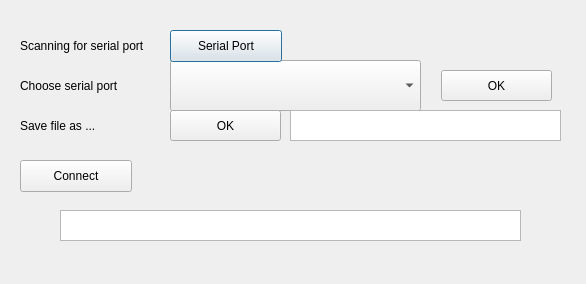
<?xml version="1.0" encoding="UTF-8"?>
<ui version="4.0">
 <class>Dialog_record_data</class>
 <widget class="QDialog" name="Dialog_record_data">
  <property name="geometry">
   <rect>
    <x>0</x>
    <y>0</y>
    <width>586</width>
    <height>284</height>
   </rect>
  </property>
  <property name="windowTitle">
   <string>Dialog</string>
  </property>
  <widget class="QComboBox" name="comboBox">
   <property name="geometry">
    <rect>
     <x>170</x>
     <y>60</y>
     <width>251</width>
     <height>51</height>
    </rect>
   </property>
  </widget>
  <widget class="QPushButton" name="pushButton">
   <property name="geometry">
    <rect>
     <x>170</x>
     <y>30</y>
     <width>112</width>
     <height>32</height>
    </rect>
   </property>
   <property name="text">
    <string>Serial Port</string>
   </property>
  </widget>
  <widget class="QLabel" name="label">
   <property name="geometry">
    <rect>
     <x>20</x>
     <y>30</y>
     <width>141</width>
     <height>31</height>
    </rect>
   </property>
   <property name="text">
    <string>Scanning for serial port</string>
   </property>
  </widget>
  <widget class="QLabel" name="label_2">
   <property name="geometry">
    <rect>
     <x>20</x>
     <y>60</y>
     <width>141</width>
     <height>51</height>
    </rect>
   </property>
   <property name="text">
    <string>Choose serial port</string>
   </property>
  </widget>
  <widget class="QLabel" name="label_3">
   <property name="geometry">
    <rect>
     <x>20</x>
     <y>110</y>
     <width>141</width>
     <height>31</height>
    </rect>
   </property>
   <property name="text">
    <string>Save file as ...</string>
   </property>
  </widget>
  <widget class="QPushButton" name="pushButton_2">
   <property name="geometry">
    <rect>
     <x>170</x>
     <y>110</y>
     <width>111</width>
     <height>31</height>
    </rect>
   </property>
   <property name="text">
    <string>OK</string>
   </property>
  </widget>
  <widget class="QPushButton" name="pushButton_3">
   <property name="geometry">
    <rect>
     <x>441</x>
     <y>70</y>
     <width>111</width>
     <height>31</height>
    </rect>
   </property>
   <property name="text">
    <string>OK</string>
   </property>
  </widget>
  <widget class="QTextEdit" name="textEdit">
   <property name="geometry">
    <rect>
     <x>290</x>
     <y>110</y>
     <width>271</width>
     <height>31</height>
    </rect>
   </property>
  </widget>
  <widget class="QPushButton" name="pushButton_4">
   <property name="geometry">
    <rect>
     <x>20</x>
     <y>160</y>
     <width>112</width>
     <height>32</height>
    </rect>
   </property>
   <property name="text">
    <string>Connect</string>
   </property>
  </widget>
  <widget class="QTextEdit" name="textEdit_2">
   <property name="geometry">
    <rect>
     <x>60</x>
     <y>210</y>
     <width>461</width>
     <height>31</height>
    </rect>
   </property>
  </widget>
 </widget>
 <resources/>
 <connections/>
</ui>
